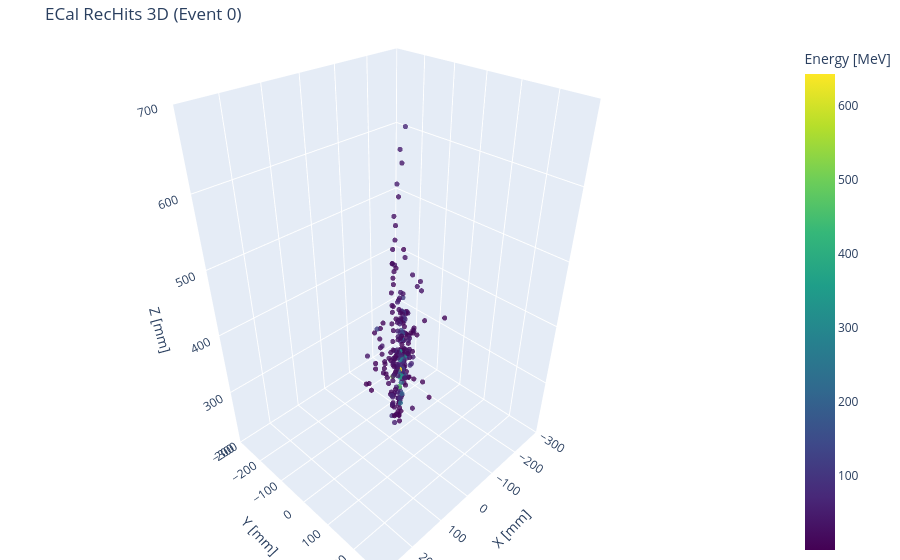

This figure's notebook cell:
### Markdown cell above
### Interactive 3D

### Code cell
import plotly.graph_objects as go

event_idx = 0

x = ak.to_numpy(ecal_x[event_idx])
y = ak.to_numpy(ecal_y[event_idx])
z = ak.to_numpy(ecal_z[event_idx])
e = ak.to_numpy(ecal_energy[event_idx])

fig = go.Figure(
    data=[
        go.Scatter3d(
            x=x,
            y=y,
            z=z,
            mode="markers",
            marker=dict(
                size=3,
                color=e,
                colorscale="Viridis",
                colorbar=dict(title="Energy [MeV]"),
                opacity=0.8,
            ),
        )
    ]
)

fig.update_layout(
    title=f"ECal {('RecHits' if overlay_tree else 'SimHits')} 3D (Event {event_idx})",
    scene=dict(
        xaxis_title="X [mm]",
        yaxis_title="Y [mm]",
        zaxis_title="Z [mm]",
        xaxis=dict(range=[-300, 300]),
        yaxis=dict(range=[-300, 300]),
        zaxis=dict(range=[200, 700]),
    ),
    margin=dict(l=0, r=0, b=0, t=40),
)

fig.show()

### Figure 1 — Plotly figure (JSON) as saved in the notebook; plotly's stock layout.template omitted (floating-point values rounded to 4 significant figures; data arrays with more than 128 entries replaced by an {"elided": "..."} marker saying what was removed)
{"data": [{"marker": {"color": {"elided": "248 float values"}, "colorbar": {"title": {"text": "Energy [MeV]"}}, "colorscale": [[0, "#440154"], [0.1111, "#482878"], [0.2222, "#3e4989"], [0.3333, "#31688e"], [0.4444, "#26828e"], [0.5556, "#1f9e89"], [0.6667, "#35b779"], [0.7778, "#6ece58"], [0.8889, "#b5de2b"], [1, "#fde725"]], "opacity": 0.8, "size": 3}, "mode": "markers", "type": "scatter3d", "x": {"elided": "248 float values"}, "y": {"elided": "248 float values"}, "z": {"elided": "248 float values"}}], "layout": {"margin": {"b": 0, "l": 0, "r": 0, "t": 40}, "scene": {"xaxis": {"range": [-300, 300], "title": {"text": "X [mm]"}}, "yaxis": {"range": [-300, 300], "title": {"text": "Y [mm]"}}, "zaxis": {"range": [200, 700], "title": {"text": "Z [mm]"}}}, "title": {"text": "ECal RecHits 3D (Event 0)"}}}
